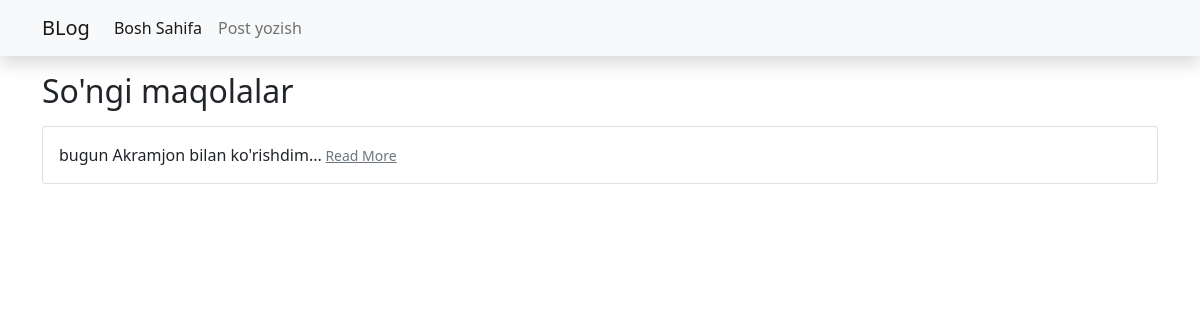
/, run on an earlier commit of the app's database.
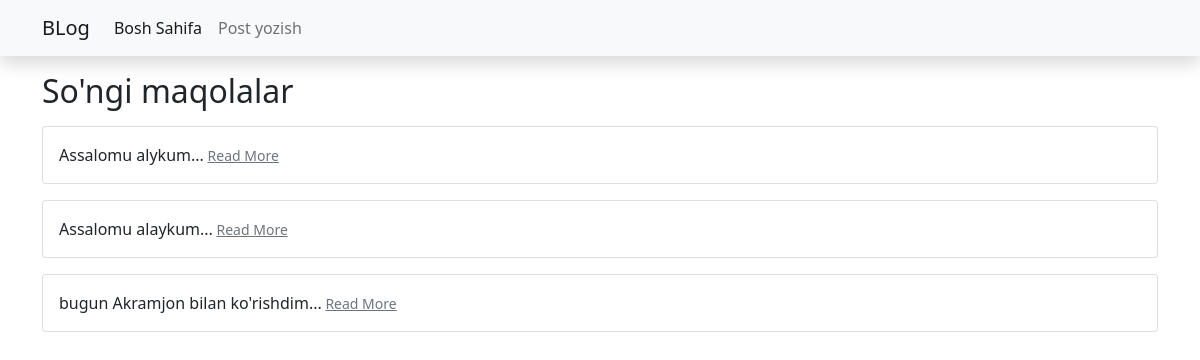
And on a later commit of the database.
### posts/models.py (models this page shows, shortened)
class Post(models.Model):
    auther = models.ForeignKey(User, on_delete=models.CASCADE)
    title = models.CharField(max_length=123)
    body = models.TextField()
    created = models.DateTimeField(auto_now_add=True)
    updated = models.DateTimeField(auto_now=True)
    def get_absolute_url(self):
        return "/" + str(self.id) + "/"
    class Meta:
        ordering = ["-id"]

### posts/views.py (the view)
# urls.py: path('', PostListView.as_view(), name="list"),
class PostListView(generic.ListView):
    model = Post
    template_name = "list.html"
    context_object_name = "posts"

### templates/list.html (shortened to what this page needs)
{% extends "base.html" %}
{% block content %}
    <h2 class="mt-3" >So'ngi maqolalar</h2>
    <div class="cards" >
        {% for post in posts %}
            <div class="card mt-3 ">
                <div class="card-body">
                    {{post.title}}...<small>  <a class="text-muted" href="{{post.get_absolute_url}}">Read More</a></small>
              </div>
            </div>
        {% endfor %}
    </div>
{% endblock %}

What changed in the data, as far as the page shows it:
added Post: title "Assalomu alykum"
added Post: title "Assalomu alaykum"
